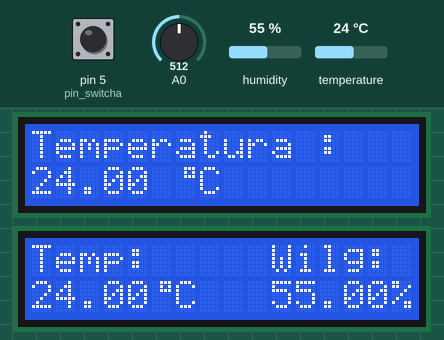
The sketch below on a simulated Arduino Uno, built with avr-gcc and run on an emulated ATmega328P. Parts: 2 × 16×2 character LCD. The inputs (shaded band) are chosen by the test bench; at power-on: pin 5 (pin_switcha) HIGH, humidity 55 %, temperature 24 °C, A0 = 512.

Above: at 1.3 s.
1.4 s: pin 5 (pin_switcha) pulled LOW for 1 s
At 2.1 s:
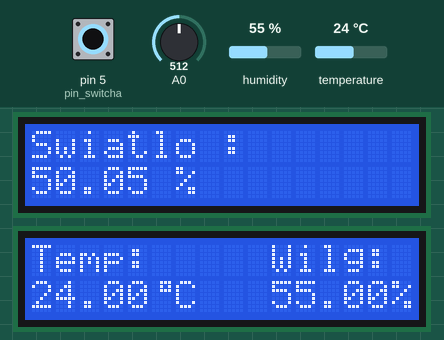
3.9 s: humidity set to 22 %
At 5.5 s:
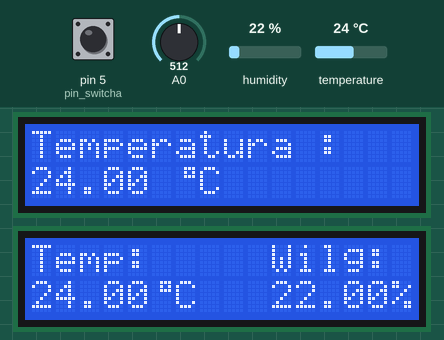
5.8 s: pin 5 (pin_switcha) pulled LOW for 1 s
At 6.1 s:
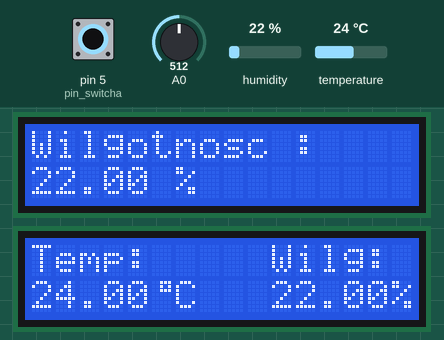
12.8 s: pin 5 (pin_switcha) pulled LOW for 1 s
At 13.4 s:
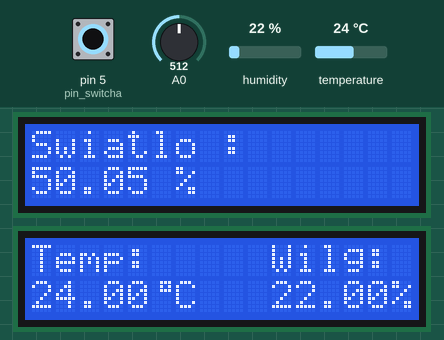
19.8 s: temperature set to 12 °C
At 21.8 s:
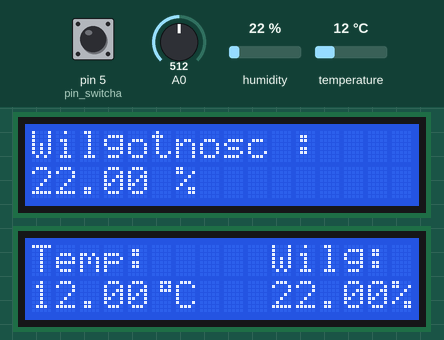
22.8 s: humidity set to 40 %
At 24.3 s:
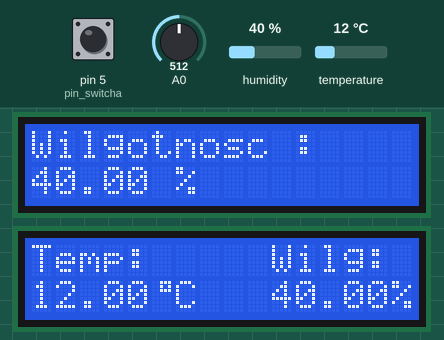
Timing chart, 0 to 25.8 s (numbered marks = the images above; inputs shaded):
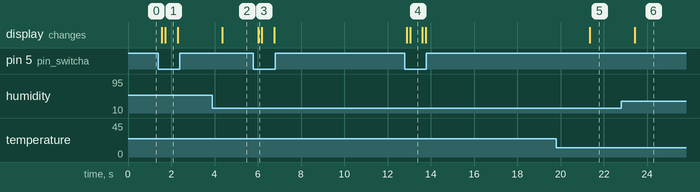

Measured:
- after the input at 1.4 s, the display: first changes after 0.16 s (image 1 shows a later state)
- after the input at 3.9 s, the display: changes after 0.45 s (image 2)
- after the input at 5.8 s, the display: changes after 0.22 s (image 3)
- after the input at 12.8 s, the display: first changes after 0.09 s (image 4 shows a later state)
- after the input at 19.8 s, the display: changes after 1.5 s (image 5)
- after the input at 22.8 s, the display: changes after 0.63 s (image 6)
- what the display in image 1 shows lasts 0.6 s, from 1.7 s to 2.3 s

The sketch:

DHT11_switch.ino
```cpp
#include <DHT.h>
#include <Wire.h>
#include <LiquidCrystal_I2C.h>

#define DHTPIN 2									// wyj cie danych sensora jest do³¹czone do linii 2 Arduino.
#define DHTTYPE DHT11								// DHT11
DHT dht(DHTPIN, DHTTYPE);

LiquidCrystal_I2C lcd_1(0x3F, 16, 2);				// deklaracja wy wietlaczy I2C
LiquidCrystal_I2C lcd_2(0x3B, 16, 2);

byte degree[] = {									// custom char
	B00111,
	B00101,
	B00111,
	B00000,
	B00000,
	B00000,
	B00000,
	B00000
};

int menu = 0;


void setup()
{
	dht.begin();									// inicjalizacja czujnika
	pinMode(5, INPUT_PULLUP);						// pin switcha


	lcd_1.init();
	lcd_1.backlight();
	lcd_1.setCursor(0, 0);

	lcd_2.init();
	lcd_2.backlight();
	lcd_2.setCursor(0, 0);
}

void loop()
{
	float t = dht.readTemperature();				// odczyt temperatury
	float h = dht.readHumidity();					// odczyt wilgotno ci powietrza

	int sensorValue = analogRead(A0);				// odczut z fotorezystora
	float l = sensorValue * (100.0 / 1023.0);

	// czy odczytano warto ci?
	if (isnan(t) || isnan(h))
	{
		// NIE -&gt; informacja o b³êdzie
		lcd_1.clear();
		lcd_1.setCursor(0, 0);
		lcd_1.print("Blad komunikacji ");
		lcd_1.setCursor(0, 1);
		lcd_1.print("z czunikiem !!!");
		lcd_2.clear();
		lcd_2.setCursor(0, 0);
		lcd_2.print("Blad komunikacji ");
		lcd_2.setCursor(0, 1);
		lcd_2.print("z czunikiem !!!");
		delay(3000);
	}
	else
	{
		// TAK -&gt; wysy³amy wyniki przez port szeregowy

		if (digitalRead(5) == LOW) {				// sprawdzenie pozycji menu na switchu
			menu = menu + 1;
			if (menu == 3) {
				menu = 0;
			}
		}

		lcd_2.createChar(0, degree);
		lcd_2.clear();
		lcd_2.setCursor(0, 0);
		lcd_2.print("Temp:");
		lcd_2.setCursor(10, 0);
		lcd_2.print("Wilg:");
		lcd_2.setCursor(0, 1);
		lcd_2.print(t);
		lcd_2.write(0);
		lcd_2.print("C");
		lcd_2.setCursor(10, 1);
		lcd_2.print(h);
		lcd_2.print("%");

		switch (menu)
		{
			case 0:
				{
					lcd_1.createChar(0, degree);
					lcd_1.clear();
					lcd_1.setCursor(0, 0);
					lcd_1.print("Temperatura : ");
					lcd_1.setCursor(0, 1);
					lcd_1.print(t);
					lcd_1.print(" ");
					lcd_1.write(0);
					lcd_1.print("C");
					delay(100);
					break;
				}
			case 1:
				{
					lcd_1.clear();
					lcd_1.setCursor(0, 0);
					lcd_1.print("Wilgotnosc : ");
					lcd_1.setCursor(0, 1);
					lcd_1.print(h);
					lcd_1.print(" %");
					delay(100);
					break;
				}
			case 2:
				{
					lcd_1.clear();
					lcd_1.setCursor(0, 0);
					lcd_1.print("Swiatlo : ");
					lcd_1.setCursor(0, 1);
					lcd_1.print(l);
					lcd_1.print(" % ");
					delay(500);
					break;
				}
		}

	}
}
```
